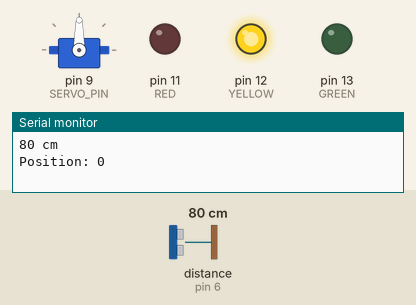
Bench run of a sketch on a simulated Arduino Uno, built with avr-gcc and run on an emulated ATmega328P. On the bench: servo, output pins drawn as LEDs (lit = HIGH), the last lines printed to the serial monitor. The test bench sets the inputs (shaded band); at power-on: distance to the obstacle (sensor on pin 6) 80 cm. The echo pulse lasts 58.3 µs per cm.

Above: at 2.2 s.
2.3 s: distance to the obstacle (sensor on pin 6) set to 12 cm
At 5.9 s:
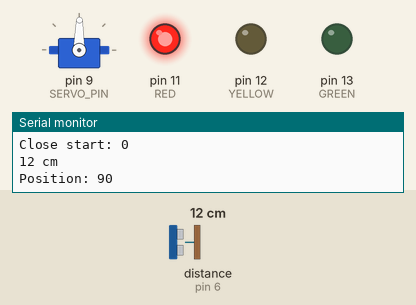
6.6 s: distance to the obstacle (sensor on pin 6) set to 9 cm
At 7.92 s:
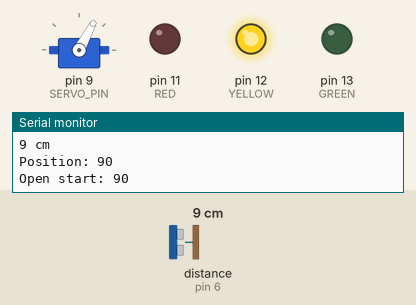
At 9.4 s:
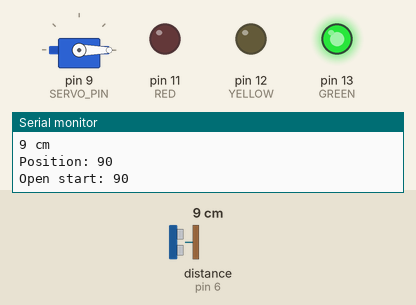
Timing chart, 0 to 10.9 s (numbered marks = the images above; inputs shaded):
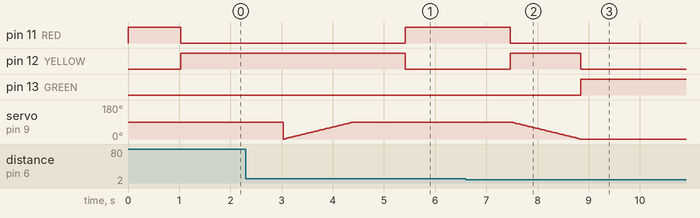

The sketch:

Train_Barrier_Semaphore.ino
```cpp
// (licence header left out)
// Define Servo.
#include <Servo.h>
Servo myservo;  // create servo object to control a servo
#define SERVO_PIN 9
int pos = 0;    // variable to store the servo position

// Define Proximity Pins
#include "SR04.h"
#define TRIG_PIN 6
#define ECHO_PIN 7
SR04 sr04 = SR04(ECHO_PIN, TRIG_PIN);
long distance;

// Define LED Pins
#define RED    11
#define YELLOW 12
#define GREEN  13

// LED color intensity.
#define MIN 0
#define MAX 255

// Barrier status
#define OPEN 0
#define CLOSE 90

// Distance
#define DISTANCE 10

void setup()
{
  // LED.
  pinMode(RED, OUTPUT);
  pinMode(GREEN, OUTPUT);
  pinMode(YELLOW, OUTPUT);
  digitalWrite(RED, HIGH);
  digitalWrite(GREEN, LOW);
  digitalWrite(YELLOW, LOW);

  // Proximity.
  Serial.begin(9600);
  delay(1000);

  int pos = CLOSE;
  myservo.attach(SERVO_PIN);  // attaches the servo on pin 9 to the servo object
}

void red()
{
  analogWrite(RED, MAX);
  analogWrite(YELLOW, MIN);
  analogWrite(GREEN, MIN);
}

void yellow()
{
  analogWrite(RED, MIN);
  analogWrite(YELLOW, MAX);
  analogWrite(GREEN, MIN);
}

void green()
{
  analogWrite(RED, MIN);
  analogWrite(YELLOW, MIN);
  analogWrite(GREEN, MAX);
}

int closeServo() {
  Serial.print("Close start: ");
  Serial.println(pos);
  for (pos = OPEN; pos < CLOSE; pos += 1) { // goes from 0 degrees to 180 degrees
    // in steps of 1 degree
    myservo.write(pos);              // tell servo to go to position in variable 'pos'
    delay(15);                       // waits 15ms for the servo to reach the position
  }
}

int openServo() {
  Serial.print("Open start: ");
  Serial.println(pos);
  int pos_new = OPEN + 1;
  for (pos = CLOSE; pos >= pos_new; pos -= 1) { // goes from 0 degrees to 180 degrees
    // in steps of 1 degree
    myservo.write(pos);              // tell servo to go to position in variable 'pos'
    delay(15);                       // waits 15ms for the servo to reach the position
  }
  myservo.write(0);              // tell servo to go to position in variable 'pos'
  delay(15);                       // waits 15ms for the servo to reach the position
}

// main loop
void loop()
{
  distance = sr04.Distance();
  Serial.print(distance);
  Serial.println(" cm");

  Serial.print("Position: ");
  Serial.println(pos);

  // Close.
  if (distance > DISTANCE && pos >= CLOSE) {
    red();
  }

  // Warning and open.
  if (distance <= DISTANCE && pos >= CLOSE) {
    yellow();
    openServo();
  }

  // Warning and Close.
  if (distance > DISTANCE && pos <= OPEN) {
    yellow();
    delay(2000);
    closeServo();
  }

  // Access granted and opened.
  if (distance <= DISTANCE && pos <= OPEN) {
    green();
  }

  delay(1000);
}
```

Measured:
- the behaviour switches between 11 and 10 cm on distance to the obstacle (sensor on pin 6) (found by bisection; images 1 and 2)
- after the input at 6.6 s, pin 11 (RED): HIGH → LOW after 0.87 s; pin 12 (YELLOW): LOW → HIGH after 0.87 s, → LOW 1.4 s later; pin 13 (GREEN): LOW → HIGH after 2.2 s
